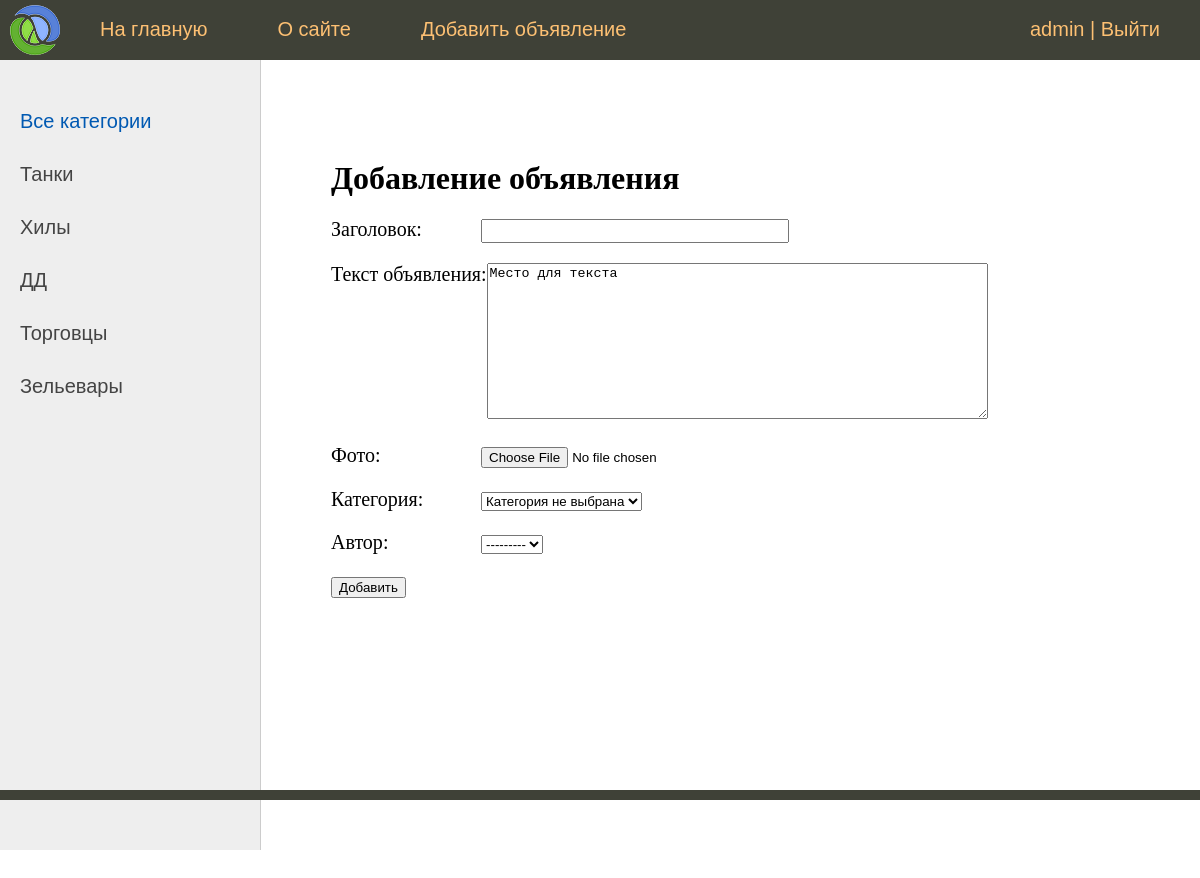
/addbulletin/ (signed in), run on the app's committed database.
### board/models.py (models this page shows)
class Category(models.Model):
    name = models.CharField(max_length=63, unique=True, verbose_name='Имя категории')
    def __str__(self):
        return self.name.title()
    def get_absolute_url(self):
        return reverse('category', kwargs={'cat_id': self.pk})
    class Meta:
        verbose_name = 'Категория'
        verbose_name_plural = 'Категории'
        ordering = ['id']

### board/views.py (the view)
# urls.py: path('addbulletin/', AddBulletin.as_view(), name='add_bulletin'),
class AddBulletin(LoginRequiredMixin, DataMixin, CreateView):
    form_class = AddBulletinForm
    template_name = 'board/addbulletin.html'
    login_url = reverse_lazy('login')
    raise_exception = True
    def get_context_data(self, *, object_list=None, **kwargs):
        context = super().get_context_data(**kwargs)
        c_def = self.get_user_context(title="Добавление объявления")
        return dict(list(context.items()) + list(c_def.items()))

### board/forms.py (shortened to what this page needs)
class AddBulletinForm(forms.ModelForm):
    def __init__(self, *args, **kwargs):
        super().__init__(*args, **kwargs)
        self.fields['cat'].empty_label = "Категория не выбрана"
    class Meta:
        model = Bulletin
        fields = ['title', 'content', 'photo', 'cat', 'user']
        widgets = {
            'title': forms.TextInput(attrs={'class': 'form-input'}),
            'content': forms.Textarea(attrs={'cols': 60, 'rows': 10}),
        }

### board/utils.py (called while the page is built)
    def get_user_context(self, **kwargs):
        context = kwargs
        cats = Category.objects.annotate(Count('bulletin'))
        user_menu = menu.copy()
        if not self.request.user.is_authenticated:
            user_menu.pop(2)
        context['menu'] = user_menu
        context['cats'] = cats
        if 'cat_selected' not in context:
            context['cat_selected'] = 0
        return context

### board/templates/board/addbulletin.html (shortened to what this page needs)
{% extends 'board/base.html' %}
{% block content %}
<h1>{{title}}</h1>
<form action="{% url 'add_bulletin' %}" method="post" enctype="multipart/form-data">
{% for f in form %}
<p><label class="form-label" for="{{ f.id_for_label }}">{{f.label}}: </label>{{ f }}</p>
{% endfor %}
    <button type="submit">Добавить</button>
</form>
{% endblock %}

### board/templates/board/base.html (shortened to what this page needs)
{% load static %}
{% load board_tags %}
<!DOCTYPE html>
<html>
<head>
	<link type="text/css" href="{% static 'board/css/styles.css' %}" rel="stylesheet" />
</head>
<body>
<table class="table-page" border=0 cellpadding="0" cellspacing="0">
<tr><td valign=top>
{% block mainmenu %}
		<div class="header">
			<ul id="mainmenu" class="mainmenu">
			    <li class="logo"><a href="#"><div class="logo"></div></a></li>
{% for m in menu %}
			    <li><a href="{% url m.url_name %}">{{m.title}}</a></li>
{% endfor %}
				{% if request.user.is_authenticated %}
				    <li class="last"> {{user.username}} | <a href="{% url 'logout' %}">Выйти</a></li>
				{% else %}
				    <li class="last"><a href="{% url 'register' %}">Регистрация</a> | <a href="{% url 'login' %}">Войти</a></li>
				{% endif %}
			</ul>
		</div>
{% endblock mainmenu %}
<table class="table-content" border=0 cellpadding="0" cellspacing="0">
<tr>
<td valign="top" class="left-chapters">
	<ul id="leftchapters">
{% if cat_selected == 0 %}
		    <li class="selected">Все категории</li>
{% else %}
		    <li><a href="{% url 'home' %}">Все категории</a></li>
{% endif %}
{% for c in cats %}
    {% if c.bulletin__count > 0 %}
		{% if c.pk == cat_selected %}
		    <li class="selected">{{c.name}}</li>
		{% else %}
		    <li><a href="{{ c.get_absolute_url }}">{{c.name}}</a></li>
		{% endif %}
    {% endif %}
{% endfor %}
    </ul>
</td>
<td valign="top" class="content">
<div class="content-text">
{% block content %}
{% endblock %}
</div>
</td></tr></table>
</td></tr>
<tr><td valign=top>
	<div id="footer">
	</div>
</td></tr></table>
</body>
</html>

### board/static/board/css/styles.css (style rules this page uses)
html, body { font-family: 'Arial'; margin: 0; padding: 0; height: 100%; width: 100%; color: #444; }
a { color: #0059b2; text-decoration: none; }
.table-page { width: 100%; height: 100%; vertical-align: top; }
.table-page tr { height: 100%; }
.header { background: #3F4137; height: 60px; }
.logo { background: url('../images/logo.png') no-repeat 10px 5px; width: 70px; height: 60px; }
ul.mainmenu { list-style: none; margin: 0; padding: 0; height: 60px; color: #fdc073; font-size: 20px; overflow: hidden; }
ul.mainmenu li { float: left; margin: 18px 40px 0 30px; }
ul.mainmenu li.logo { margin: 0; }
ul.mainmenu li.last { float: right; }
ul.mainmenu li a { color: #fdc073; text-decoration: none; }
.table-content { width: 100%; min-height: 100%; height: 100%; }
.left-chapters { margin: 0; background: #eee; border-right: 1px solid #ccc; min-height: 100%; }
.left-chapters ul { width: 230px; min-height: 100%; margin: 0; padding: 20px 10px 10px 20px; list-style: none; font-size: 20px; }
.left-chapters ul li { margin: 30px 0 0 0; color: #999; }
.left-chapters ul li.selected { color: #0059b2; }
.left-chapters ul li a { color: #444; text-decoration: none; }
.content { padding: 40px 20px 20px 40px; width: 100%; box-sizing: border-box; }
.content-text { margin: 60px 0 0 30px; color: #000; font-size: 20px; font-family: Yandex Sans Display Light; }
.content-text h1 { font-size: 32px; }
#footer { box-sizing: border-box; background: #3F4137; padding: 5px; color: #aaa; font-size: 14px; font-family: Verdana, Geneva, Arial, Helvetica; text-align: left; overflow: hidden; }
.form-input { width: 300px; font-size: 16px; }
.form-label { display: inline-block; min-width: 150px; vertical-align: top; }

### data on the page
Category: name "Танки"
Category: name "Хилы"
Category: name "ДД"
Category: name "Торговцы"
Category: name "Зельевары"

### other printed values
{{ m.title }} "На главную" "О сайте" "Добавить объявление"
{{ user.username }} "admin"
{{ title }} "Добавление объявления"
{{ f.label }} "Заголовок" "Текст объявления" "Фото" "Категория" "Автор"
